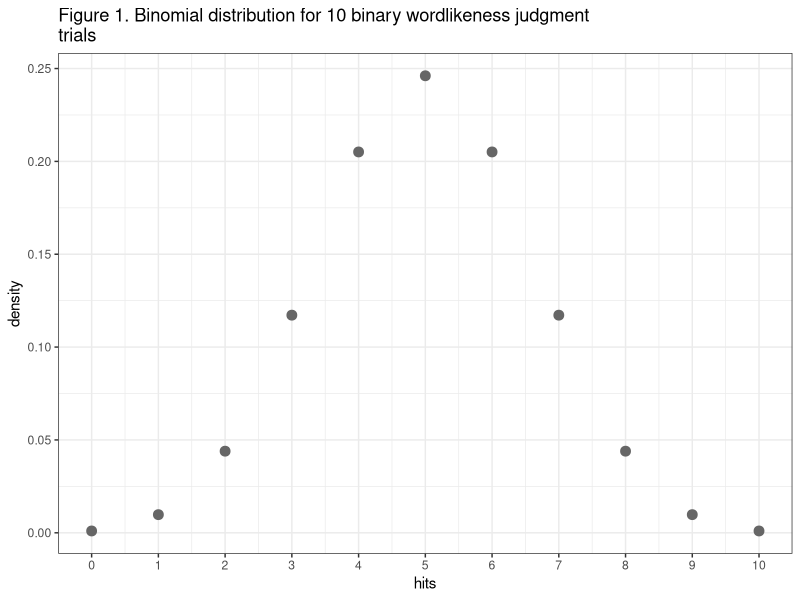
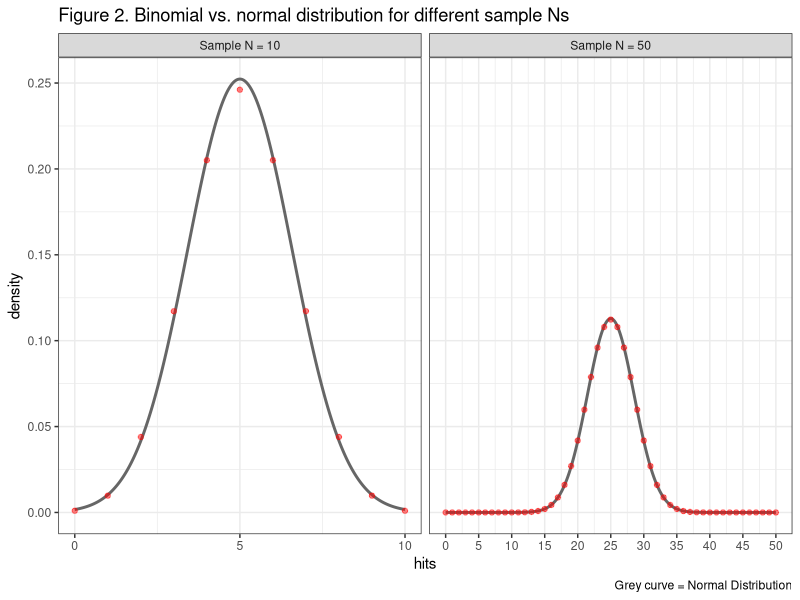
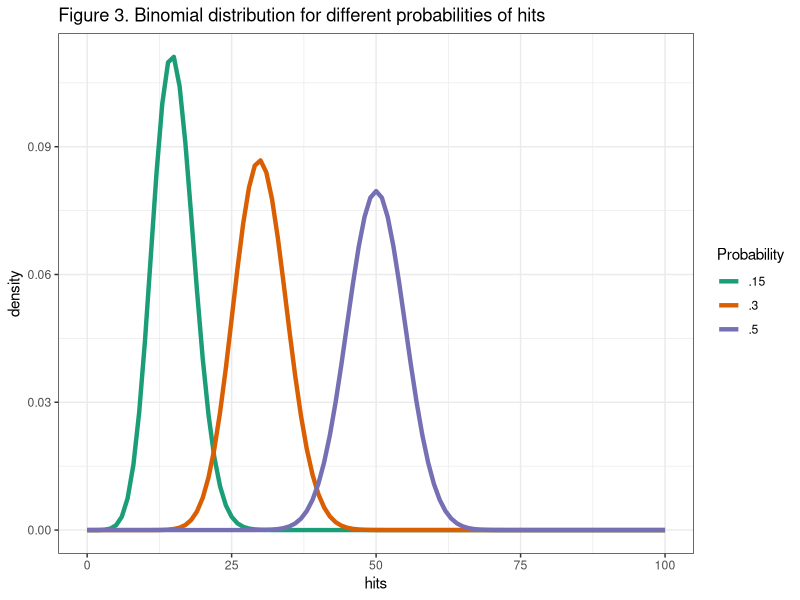
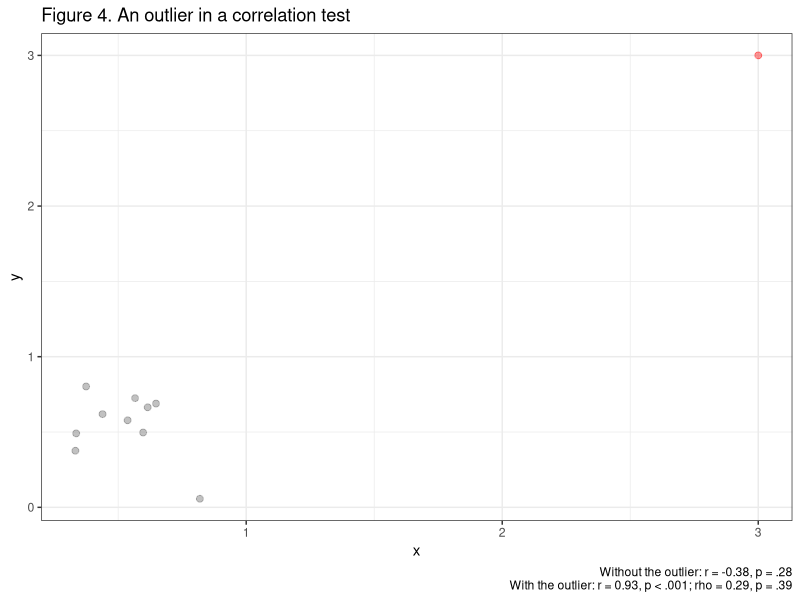
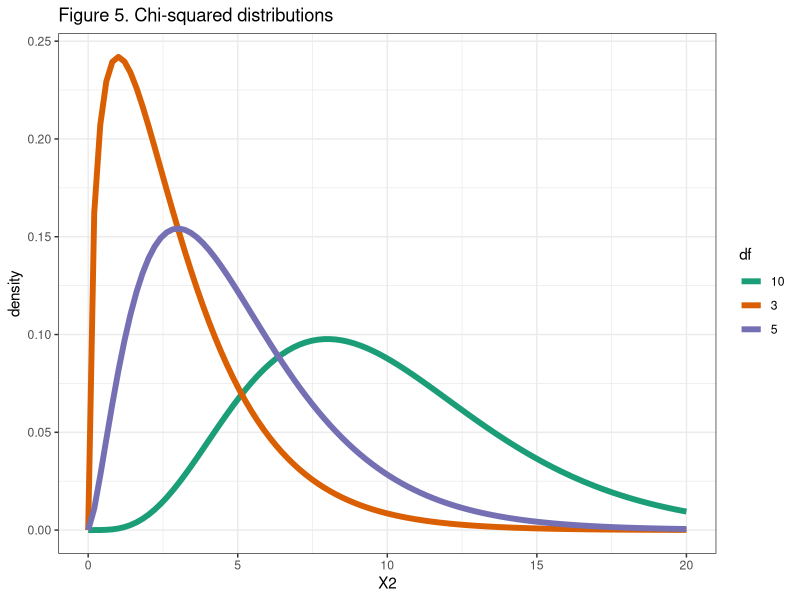

The R source for these figures, in order:
library(ggplot2)

# Figure 1

binoms.df = data.frame(n = 0:10, d = dbinom(0:10, size = 10, prob = 0.5))

ggplot(data = binoms.df, mapping = aes(x = n, y = d)) +
  geom_point(stat = "identity", size = 3, color = "grey40") +
  scale_x_continuous(breaks = 0:10) +
  labs(title = "Figure 1. Binomial distribution for 10 binary wordlikeness judgment \ntrials",
       x = "hits", y = "density") +
  theme_bw()

# Figure 2

binoms.10 = data.frame(n = 0:10, d = dbinom(0:10, size = 10, prob = 0.5), SampleN = "Sample N = 10")
binoms.50 = data.frame(n = 0:50, d = dbinom(0:50, size = 50, prob = 0.5), SampleN = "Sample N = 50")

norms.10 = data.frame(n = seq(0, 10, length = 500), d = dnorm(seq(0, 10, length = 500), 5, sqrt(5 * 0.5)), SampleN = "Sample N = 10")
norms.50 = data.frame(n = seq(0, 50, length = 2500), d = dnorm(seq(0, 50, length = 2500), 25, sqrt(25 * 0.5)), SampleN = "Sample N = 50")

ggplot(mapping = aes(x = n, y = d)) +
  facet_grid(~ SampleN, scales = "free") +
  geom_line(data = rbind(norms.10, norms.50), stat = "identity", lwd = 1, color = "grey40") +
  geom_point(data = rbind(binoms.10, binoms.50), stat = "identity", size = 1.5, color = "red", alpha = 0.5) +
  scale_x_continuous(breaks = seq(0, 50, 5)) +
  labs(title = "Figure 2. Binomial vs. normal distribution for different sample Ns",
       caption = "Grey curve = Normal Distribution",
       x = "hits", y = "density") +
  theme_bw()

# Figure 3
binoms.05 = data.frame(n = 0:100, d = dbinom(0:100, size = 100, prob = 0.5), Probability = ".5")
binoms.03 = data.frame(n = 0:100, d = dbinom(0:100, size = 100, prob = 0.3), Probability = ".3")
binoms.015 = data.frame(n = 0:100, d = dbinom(0:100, size = 100, prob = 0.15), Probability = ".15")

binoms = rbind(binoms.05, binoms.03, binoms.015)
ggplot(data = binoms, mapping = aes(x = n, y = d, color = Probability)) +
  geom_line(stat = "identity", lwd = 1.5) +
  scale_color_brewer(palette = "Dark2") +
  labs(title = "Figure 3. Binomial distribution for different probabilities of hits", x = "hits", y = "density") +
  theme_bw()

# Figure 4
set.seed(1)
cor.rand = data.frame(x = rnorm(10, 0.5, 0.2), y = rnorm(10, 0.5, 0.2))

cor.outliers = rbind(cor.rand, data.frame(x = 3, y = 3))

ggplot(mapping = aes(x = x, y = y)) +
  geom_point(data = cor.rand, size = 2, color = "grey40", alpha = .4) +
  geom_point(data = data.frame(x = 3, y = 3), size = 2, color = "red", alpha = .4) +
  labs(title = "Figure 4. An outlier in a correlation test", 
       caption = "Without the outlier: r = -0.38, p = .28\nWith the outlier: r = 0.93, p < .001; rho = 0.29, p = .39") +
  theme_bw()

# Figure 5
chisq.3 = data.frame(X = seq(0, 20, length = 100), y = dchisq(x = seq(0, 20, length = 100), df = 3), df = "3")
chisq.5 = data.frame(X = seq(0, 20, length = 100), y = dchisq(x = seq(0, 20, length = 100), df = 5), df = "5")
chisq.10 = data.frame(X = seq(0, 20, length = 100), y = dchisq(x = seq(0, 20, length = 100), df = 10), df = "10")

chisq.dist = rbind(chisq.3, chisq.5, chisq.10)

ggplot(data = chisq.dist, mapping = aes(x = X, y = y, color = df)) +
  geom_line(stat = "identity", lwd = 2) +
  scale_color_brewer(palette = "Dark2") +
  labs(title = "Figure 5. Chi-squared distributions", x = "X2", y = "density") +
  theme_bw()